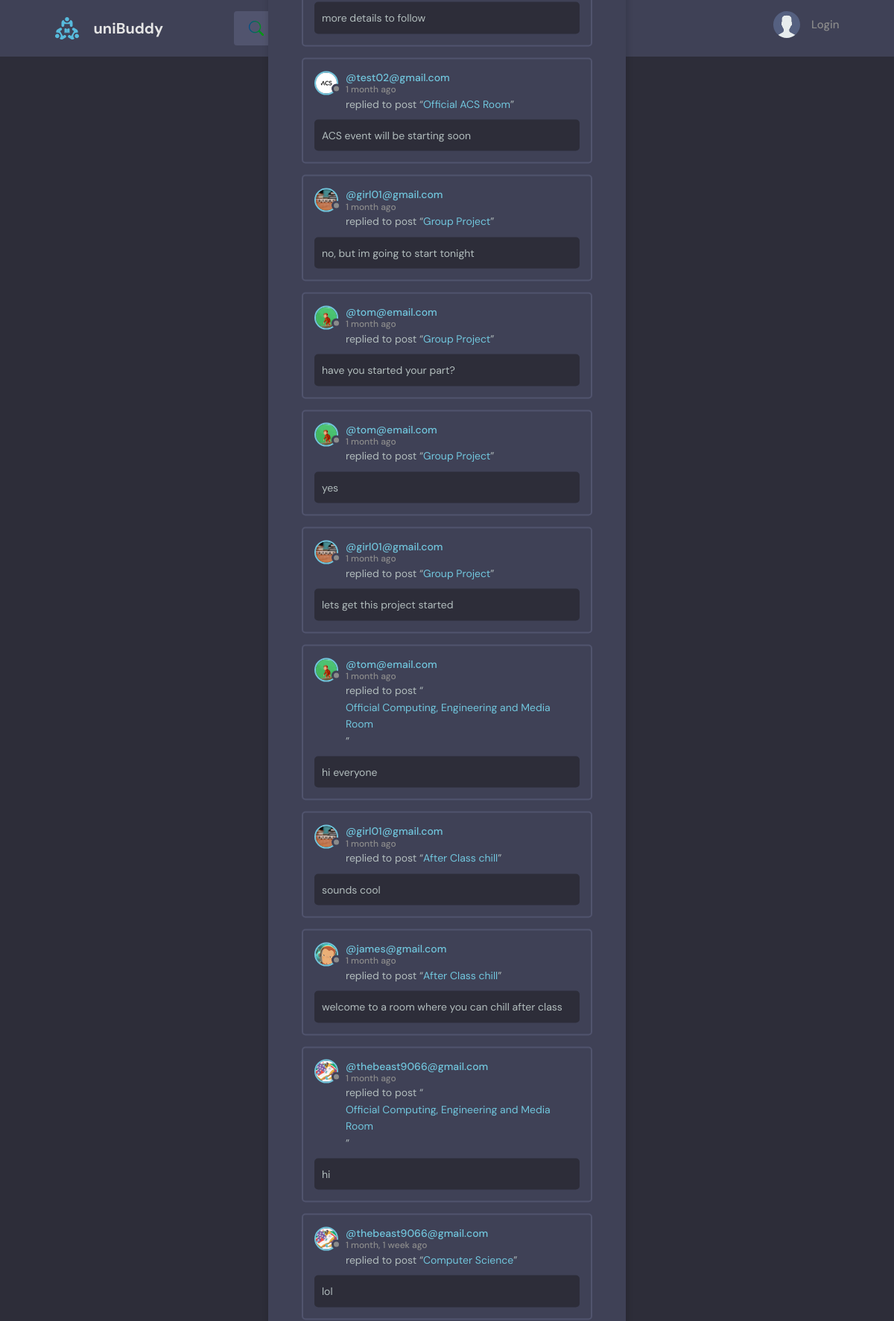
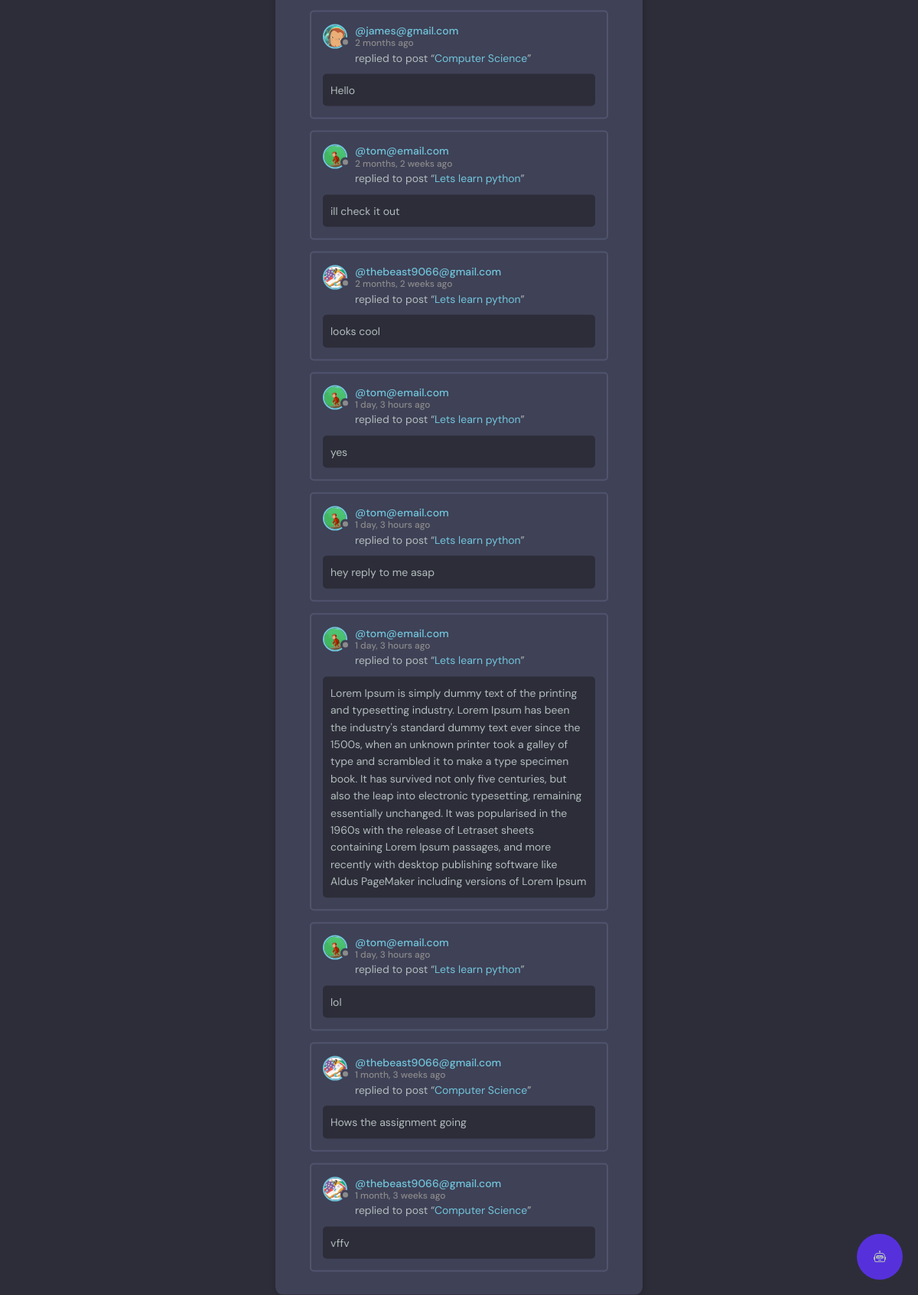
The page /activity/ on the database its author committed (2 pictures, top to bottom).
### base/models.py (models this page shows, shortened)
class Message(models.Model):
    user = models.ForeignKey(
        User, on_delete=models.SET_NULL, null=True, blank=True)
    recipient = models.ForeignKey(
        User, on_delete=models.SET_NULL, null=True, blank=True, related_name="messages")
    name = models.CharField(max_length=200, null=True, blank=True)
    email = models.EmailField(max_length=200, null=True, blank=True)
    subject = models.CharField(max_length=200, null=True, blank=True)
    body = models.TextField()
    is_read = models.BooleanField(default=False, null=True)
    room = models.ForeignKey(Room, on_delete=models.CASCADE)
    updated = models.DateTimeField(auto_now=True)
    created = models.DateTimeField(auto_now_add=True)
    class Meta:
        ordering = ['is_read', '-created']

class User(AbstractUser):
    name = models.CharField(max_length=200, null=True)
    email = models.EmailField(unique=True, null=True)
    bio = models.TextField(null=True)
    avatar = models.ImageField(null=True, default="avatar.svg")
    followers = models.ManyToManyField('self', related_name='following', blank=True, symmetrical=False)
    follower_count = models.IntegerField(default=0)
    last_checked = models.DateTimeField(auto_now_add=True)
    badges = models.ManyToManyField('base.Badge', blank=True)
    USERNAME_FIELD = 'email'
    REQUIRED_FIELDS = []

class Room(models.Model):
    host = models.ForeignKey(User, on_delete=models.SET_NULL, null=True, related_name='created_rooms')
    topic = models.ForeignKey(Topic, on_delete=models.SET_NULL, null=True)
    name = models.CharField(max_length=200)
    description = models.TextField(null=True, blank=True)
    participants = models.ManyToManyField(
        User, related_name='participants', blank=True)
    updated = models.DateTimeField(auto_now=True)
    created = models.DateTimeField(auto_now_add=True)
    upvotes = models.IntegerField(default=0)
    upvoted_by = models.ManyToManyField(User, related_name='upvoted_rooms')
    is_private = models.BooleanField(default=False)
    access_code = models.CharField(max_length=10, blank=True, null=True)
    admins = models.ManyToManyField(User, related_name="admin_rooms", blank=True)
    class Meta:
        ordering = ['-updated', '-created']
    def __str__(self):
        return self.name

### base/views.py (the view)
# urls.py: path('activity/', views.activityPage, name="activity"),
def activityPage(request):
    room_messages = Message.objects.all()
    return render(request, 'base/activity.html', {'room_messages': room_messages})

### base/templates/base/activity.html (shortened to what this page needs)
{% extends 'main.html' %}
{% block content %}
<main class="layout">
  <div class="container">
    <div class="layout__box">
      <div class="activities-page layout__body">
        {% for message in room_messages %}
        <div class="activities__box">
          <div class="activities__boxHeader roomListRoom__header">
            <a href="{% url 'user-profile' message.user.id %}" class="roomListRoom__author">
              <div class="avatar avatar--small">
                <img src="{{message.user.avatar.url}}" />
              </div>
              <p>
                @{{message.user}}
                <span>{{message.created|timesince}} ago</span>
              </p>
            </a>
          </div>
          <div class="activities__boxContent">
            <p>replied to post “<a href="{% url 'room' message.room.id %}">{{message.room}}</a>”</p>
            <div class="activities__boxRoomContent">
              {{message.body}}
            </div>
          </div>
        </div>
        {% endfor %}
      </div>
    </div>
  </div>
</main>
{% endblock content %}

### static/styles/style.css (style rules this page uses)
:root { --color-main: #71c6dd; --color-main-light: #e1f6fb; --color-dark: #3f4156; --color-dark-medium: #51546e; --color-dark-light: #696d97; --color-light: #e5e5e5; --color-gray: #8b8b8b; --color-light-gray: #b2bdbd; --color-bg: #2d2d39; --color-success: #5dd693; --color-error: #fc4b0b; }
* { font-family: "DM Sans", -apple-system, BlinkMacSystemFont, "Segoe UI", Roboto, Oxygen, Ubuntu, Cantarell, "Open Sans", "Helvetica Neue", sans-serif; margin: 0; padding: 0; box-sizing: border-box; text-rendering: optimizeLegibility; font-size: inherit; }
html { font-size: 56.25%; }
@media only screen and (min-width: 1200px) { html { font-size: 62.5%; } }
body { line-height: 1.6; font-weight: 400; font-size: 1.5rem; color: var(--color-light-gray); background-color: var(--color-bg); min-height: 100vh; }
img { width: 100%; }
a { display: inline-block; color: var(--color-main); text-decoration: none; }
.container { max-width: 120rem; width: 90%; margin: auto; }
.avatar { position: relative; display: inline-block; border-radius: 50%; border: 2px solid var(--color-main); }
.avatar img { display: block; border-radius: 50%; object-fit: cover; object-position: center; }
.avatar::after { content: ""; display: block; position: absolute; background-color: var(--color-gray); z-index: 111; border-radius: 50%; border: 0.3rem solid var(--color-dark); }
.avatar.avatar--small img { width: 2.8rem; height: 2.8rem; }
.avatar.avatar--small:after { width: 0.7rem; height: 0.7rem; bottom: 0px; right: -6px; }
.layout { margin-top: 2.4rem; }
.layout > .container { display: flex; justify-content: space-between; align-items: flex-start; }
.layout__box { width: 90%; max-width: 48rem; min-height: 40rem; position: absolute; top: 50%; left: 50%; transform: translate(-50%, -46%); background-color: var(--color-dark); border-radius: 1rem; box-shadow: 1px 1px 6px 3px rgba(0, 0, 0, 0.1); overflow: hidden; }
.layout__body { margin: 3rem; }
.roomListRoom__header { display: flex; justify-content: space-between; align-items: center; }
.roomListRoom__author { font-weight: 500; display: flex; align-items: center; gap: 1rem; }
.activities__box { margin: 1.5rem; padding: 1.5rem; border: 2px solid var(--color-dark-medium); border-radius: 5px; }
.activities__boxHeader p { font-size: 1.4rem; line-height: 1.3; }
.activities__boxHeader p span { color: var(--color-gray); font-size: 1.2rem; display: block; }
.activities__boxContent { margin-left: 4.2rem; }
.activities__boxContent { font-size: 1.4rem; }
.activities__boxRoomContent { background: var(--color-bg); padding: 1rem; border-radius: 5px; margin-top: 1rem; margin-left: -4.2rem; }
html, body { height: 100%; }
body { position: relative; min-height: 100%; margin: 0; padding-bottom: 80px; }

### rows shown on the page
Message: body "more details to follow"
Message: user.avatar (picture), user "test02@gmail.com", created "1 month", room "Official ACS Room", body "ACS event will be starting soon"
Message: user.avatar (picture), user "girl01@gmail.com", created "1 month", room "Group Project", body "no, but im going to start tonight"
Message: user.avatar (picture), user "tom@email.com", created "1 month", room "Group Project", body "have you started your part?"
Message: user.avatar (picture), user "tom@email.com", created "1 month", room "Group Project", body "yes"
Message: user.avatar (picture), user "girl01@gmail.com", created "1 month", room "Group Project", body "lets get this project started"
Message: user.avatar (picture), user "tom@email.com", created "1 month", room "Official Computing, Engineering and Media Room", body "hi everyone"
Message: user.avatar (picture), user "girl01@gmail.com", created "1 month", room "After Class chill", body "sounds cool"
Message: user.avatar (picture), user "james@gmail.com", created "1 month", room "After Class chill", body "welcome to a room where you can chill after class"
Message: user.avatar (picture), user "thebeast9066@gmail.com", created "1 month", room "Official Computing, Engineering and Media Room", body "hi"
Message: user.avatar (picture), user "thebeast9066@gmail.com", created "1 month, 1 week", room "Computer Science", body "lol"
Message: user.avatar (picture), user "james@gmail.com", created "2 months", room "Computer Science", body "Hello"
Message: user.avatar (picture), user "tom@email.com", created "2 months, 2 weeks", room "Lets learn python", body "ill check it out"
Message: user.avatar (picture), user "thebeast9066@gmail.com", created "2 months, 2 weeks", room "Lets learn python", body "looks cool"
Message: user.avatar (picture), user "tom@email.com", created "1 day, 3 hours", room "Lets learn python", body "yes"
Message: user.avatar (picture), user "tom@email.com", created "1 day, 3 hours", room "Lets learn python", body "hey reply to me asap"
Message: user.avatar (picture), user "tom@email.com", created "1 day, 3 hours", room "Lets learn python", body "Lorem Ipsum is simply dummy text of the printing and typesetting industry. Lorem Ipsum has been the industry's standard dummy text ever since the 1500s, when an unknown printer took a galley of type and scrambled it to make a type specimen book. It has survived not only five centuries, but also the leap into electronic typesetting, remaining essentially unchanged. It was popularised in the 1960s with the release of Letraset sheets containing Lorem Ipsum passages, and more recently with desktop publishing software like Aldus PageMaker including versions of Lorem Ipsum"
Message: user.avatar (picture), user "tom@email.com", created "1 day, 3 hours", room "Lets learn python", body "lol"
Message: user.avatar (picture), user "thebeast9066@gmail.com", created "1 month, 3 weeks", room "Computer Science", body "Hows the assignment going"
Message: user.avatar (picture), user "thebeast9066@gmail.com", created "1 month, 3 weeks", room "Computer Science", body "vffv"
